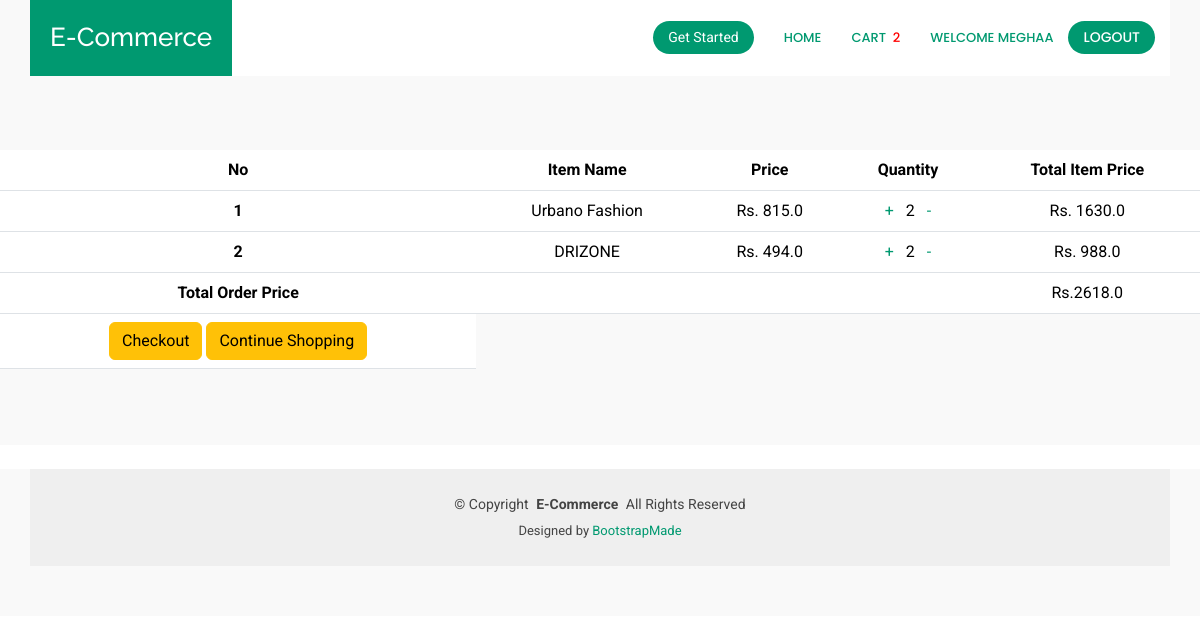
Page /orderlist (signed in) on the committed database.
### core/models.py (models this page shows, shortened)
class Order(models.Model):
    user=models.ForeignKey(User,on_delete=models.CASCADE)
    items=models.ManyToManyField(OrderItem)
    start_date=models.DateTimeField(auto_now_add=True)
    ordered_date=models.DateTimeField()
    ordered=models.BooleanField(default=False)
    order_id=models.CharField(max_length=100,unique=True,default=None,blank=True,null=True)
    datetime_ofpayment=models.DateTimeField(auto_now_add=True)
    order_deleivered=models.BooleanField(default=False)
    order_received=models.BooleanField(default=False)
    razorpay_order_id=models.CharField(max_length=500,null=True,blank=True)
    razorpay_payment_id=models.CharField(max_length=500,null=True,blank=True)
    razorpay_signature=models.CharField(max_length=500,null=True,blank=True)
    def get_total_price(self):
        total=0
        for order_item in self.items.all():
            total+=order_item.get_final_price()
        return total

class OrderItem(models.Model):
    user=models.ForeignKey(User,on_delete=models.CASCADE)
    ordered=models.BooleanField(default=False)
    product=models.ForeignKey(Product,on_delete=models.CASCADE)
    quantity=models.IntegerField(default=1)
    def get_total_item_price(self):
        return self.quantity * self.product.price
    def get_final_price(self):
        return self.get_total_item_price()

class Product(models.Model):
    name=models.CharField(max_length=100)
    category=models.ForeignKey('Category',on_delete=models.CASCADE)
    desc=models.TextField()
    price=models.FloatField(default=0.0)
    product_available_count=models.IntegerField(default=0)
    img=models.ImageField(upload_to='images/')
    img1=models.ImageField(upload_to='images/',default="hello")
    img2=models.ImageField(upload_to='images/',default="hello")
    img3=models.ImageField(upload_to='images/',default="hello")

### core/views.py (the view)
# urls.py: path('orderlist',orderlist,name="orderlist"),
def orderlist(request):
    if Order.objects.filter(user=request.user,ordered=False).exists():
        order=Order.objects.get(user=request.user,ordered=False)
        return render(request,'core/orderlist.html',{'order':order})
    return render(request,'core/orderlist.html',{'message':"Your Cart is Empty"})

### core/templatetags/cart_template_tag.py (called while the page is built)
@register.filter
def cart_item_count(user):
    if user.is_authenticated:
        qs=Order.objects.filter(user=user,ordered=False)
        if qs.exists():
            return qs[0].items.count()
    return 0

### templates/core/orderlist.html (shortened to what this page needs)
<!DOCTYPE html>
<html lang="en">
{% load static %}
{% load cart_template_tag %}
<head>
  <link href="{% static 'vendor/bootstrap/css/bootstrap.min.css' %}" rel="stylesheet">
  <link href="{% static 'vendor/bootstrap-icons/bootstrap-icons.css' %}" rel="stylesheet">
  <link href="{% static 'vendor/aos/aos.css' %}" rel="stylesheet">
  <link href="{% static 'vendor/glightbox/css/glightbox.min.css' %}" rel="stylesheet">
  <link href="{% static 'vendor/swiper/swiper-bundle.min.css' %}" rel="stylesheet">
  <link href="{% static 'css/main.css' %}" rel="stylesheet">
</head>
<body class="starter-page-page">
  <header id="header" class="header d-flex align-items-center fixed-top">
    <div class="header-container container-fluid container-xl position-relative d-flex align-items-center justify-content-end">
      <a href="{% url 'index' %}" class="logo d-flex align-items-center me-auto">
        <h1 class="sitename">E-Commerce</h1>
      </a>
      <nav id="navmenu" class="navmenu">
        <ul>
          {% if user.is_authenticated %}
          <li><a href="{% url 'index' %}" class="active">Home</a></li>
          <li><a href="{% url 'orderlist' %}" class="active">Cart&nbsp;&nbsp;
            <div style="color:red;">
              {{request.user |cart_item_count}}
            </div>
          </a></li>
          <li><a href="#hero" class="active">welcome {{user.username}}</a></li>
          <a class="btn-getstarted" href="{% url 'user_logout' %}">Logout</a>
      {% else %}
      <a class="btn-getstarted" href="{% url 'user_login' %}">Login</a>
      <a class="btn-getstarted" href="{% url 'user_register' %}">Register</a>
      {% endif %}
        </ul>
      </nav>
      <a class="btn-getstarted" href="{% url 'index' %}#about">Get Started</a>
    </div>
  </header>
  <main class="main">
    <div class="page-title light-background">
      <table class="table">
        <thead class="thead-dark">
          <tr>
            <th scope="col">No</th>
            <th scope="col">Item Name</th>
            <th scope="col">Price</th>
            <th scope="col">Quantity</th>
            <th scope="col">Total Item Price</th>
          </tr>
        </thead>
        <tbody>
          {% for order_item in order.items.all %}
          <tr>
            <th scope="row">{{forloop.counter}}</th>
            <td>{{order_item.product.name}}</td>
            <td>Rs. {{order_item.product.price}}</td>
            <td>
              <a href="{% url 'add_item' order_item.product.pk %}">+</a> &nbsp;
              {{order_item.quantity}} &nbsp;
              <a href="{% url 'remove_item' order_item.product.pk %}">-</a>
            </td>
            <td>Rs. {{order_item.get_total_item_price}}</td>
          </tr>
          {% empty %}
          <tr class="row100 body">
            <td class="cell100 column1">Your cart is Empty</td>
            <td colspan="cell100 column1"> <a href="{% url 'index' %}" class="btn btn-primary float-right"> Continue shopping</a></td>
          </tr>
          {% endfor %}
          {% if order.get_total_price %}
          <tr class="row100 body" stylesheet="background-color:#191919;">
            <td class="cell100 column1"><b>Total Order Price</b></td>
            <td class="cell100 column2"></td>
            <td class="cell100 column3"></td>
            <td class="cell100 column4"></td>
            <td class="cell100 column5" stylesheet="color:white;"> Rs.{{order.get_total_price}}</td>
          </tr>
          <tr class="row100 body">
            <td class="cell100 column1">
              <a href="{% url 'payment' %}" class="btn btn-warning float-right ml-2">Checkout</a>
              <a href="/" class="btn btn-warning float-right ml-2">Continue Shopping</a>
            </td>
          {% endif %}
        </tbody>
      </table>
      </div>
  </main>
  <footer id="footer" class="footer light-background">
    <div class="container copyright text-center mt-4">
      <p>© <span>Copyright</span> <strong class="px-1 sitename">E-Commerce</strong> <span>All Rights Reserved</span></p>
      <div class="credits">
        Designed by <a href="https://bootstrapmade.com/">BootstrapMade</a>
      </div>
    </div>
  </footer>
</body>
</html>

### static/css/main.css (style rules this page uses)
:root { --default-font: "Roboto", system-ui, -apple-system, "Segoe UI", Roboto, "Helvetica Neue", Arial, "Noto Sans", "Liberation Sans", sans-serif, "Apple Color Emoji", "Segoe UI Emoji", "Segoe UI Symbol", "Noto Color Emoji"; --heading-font: "Raleway", sans-serif; --nav-font: "Poppins", sans-serif; }
:root { --background-color: #ffffff; --default-color: #444444; --heading-color: #36343a; --accent-color: #009970; --surface-color: #ffffff; --contrast-color: #ffffff; }
:root { --nav-color: #444444; --nav-hover-color: #009970; --nav-mobile-background-color: #ffffff; --nav-dropdown-background-color: #ffffff; --nav-dropdown-color: #444444; --nav-dropdown-hover-color: #009970; }
.light-background { --background-color: #f9f9f9; --surface-color: #ffffff; }
:root { scroll-behavior: smooth; }
body { color: var(--default-color); background-color: var(--background-color); font-family: var(--default-font); }
a { color: var(--accent-color); text-decoration: none; transition: 0.3s; }
h1, h2, h3, h4, h5, h6 { color: var(--heading-color); font-family: var(--heading-font); }
.header { --background-color: #ffffff; color: var(--default-color); padding: 20px 0; transition: all 0.5s; z-index: 997; }
.header .header-container { background-color: var(--background-color); transition: all 0.5s; position: relative; padding-top: 5px; padding-bottom: 5px; }
.header .logo { background: var(--accent-color); position: absolute; inset: 0 auto 0 0; padding: 0 20px; }
.header .logo h1 { font-size: 26px; margin: 0; font-weight: 500; color: var(--contrast-color); }
.header .btn-getstarted, .header .btn-getstarted:focus { color: var(--contrast-color); background: var(--accent-color); font-size: 14px; padding: 8px 20px; margin: 0 5px 0 30px; border-radius: 50px; transition: 0.3s; }
@media (max-width: 1200px) { .header { padding: 0; } }
@media (max-width: 1200px) { .header .header-container { padding: 10px 0; } }
@media (max-width: 1200px) { .header .logo { order: 1; } }
@media (max-width: 1200px) { .header .btn-getstarted { order: 2; margin: 0 15px 0 0; padding: 6px 15px; } }
@media (max-width: 1200px) { .header .navmenu { order: 3; } }
@media (min-width: 1200px) { .navmenu { padding: 0; } }
@media (min-width: 1200px) { .navmenu ul { margin: 0; padding: 0; display: flex; list-style: none; align-items: center; } }
@media (min-width: 1200px) { .navmenu li { position: relative; } }
@media (min-width: 1200px) { .navmenu a, .navmenu a:focus { color: var(--nav-color); padding: 18px 15px; font-size: 13px; text-transform: uppercase; font-family: var(--nav-font); font-weight: 500; display: flex; align-items: center; justify-content: space-between; white-space: nowrap; transition: 0.3s; } }
@media (min-width: 1200px) { .navmenu li:hover>a, .navmenu .active, .navmenu .active:focus { color: var(--nav-hover-color); } }
.footer { color: var(--default-color); background-color: var(--background-color); font-size: 14px; padding-bottom: 50px; position: relative; }
.footer .copyright { padding-top: 25px; padding-bottom: 25px; background-color: color-mix(in srgb, var(--default-color), transparent 95%); }
.footer .copyright p { margin-bottom: 0; }
.footer .credits { margin-top: 6px; font-size: 13px; }
.page-title { color: var(--default-color); background-color: var(--background-color); padding: 150px 0 60px 0; text-align: center; position: relative; }

### rows in the picture
OrderItem: product.name "Urbano Fashion", product.price "815.0", quantity "2", get_total_item_price "1630.0"
OrderItem: product.name "DRIZONE", product.price "494.0", quantity "2", get_total_item_price "988.0"
Order: get_total_price "2618.0"

### other values in the picture
{{ request.user |cart_item_count }} "2"
{{ user.username }} "MEGHAA"
